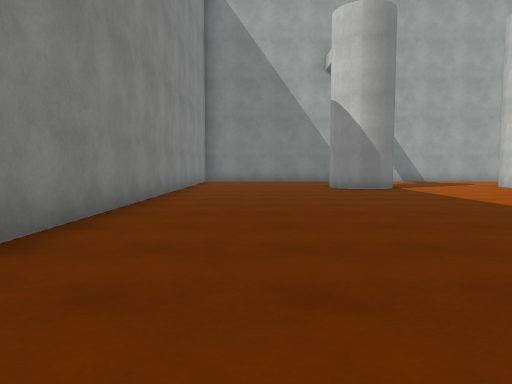
[1] (above)

18 first-person views from a walk through a scene from a Unity 3-D project. The camera is 1.2 m above the floor, tilts 4° down and sees 70° across. The floor is counted in squares, 2 m on a side. Each view is taken from the middle of a square. On the plan, view 1 faces up. The plan holds only what a view shows up to about 10 squares ahead; the rest is blank. The place goes on beyond the plan. The player character is not drawn. Some surface patterns are stand-ins.

[2]
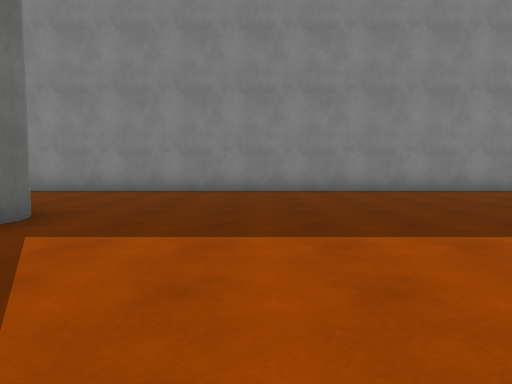

[3]
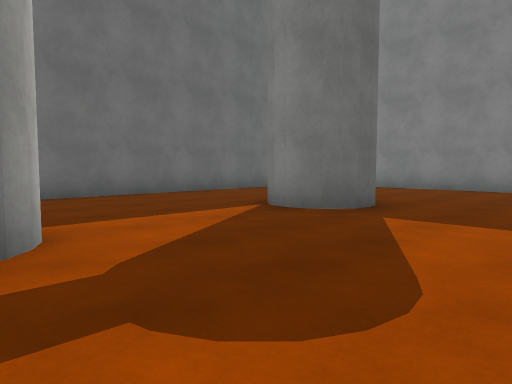

[4]
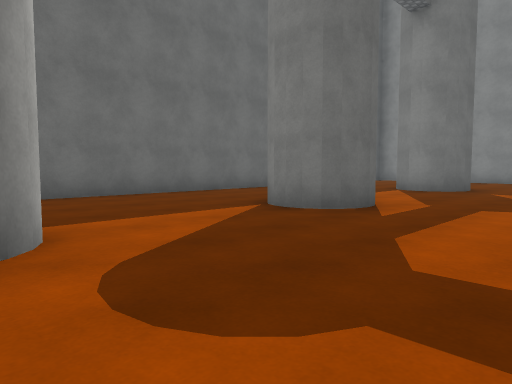

[5]
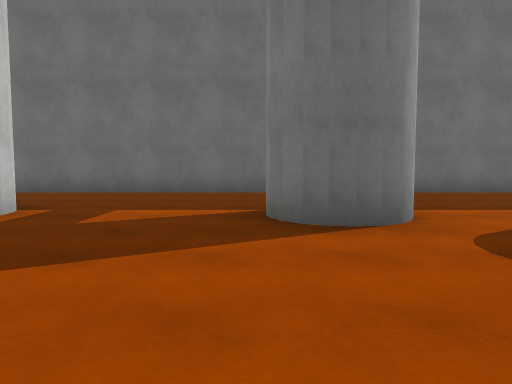

[6]
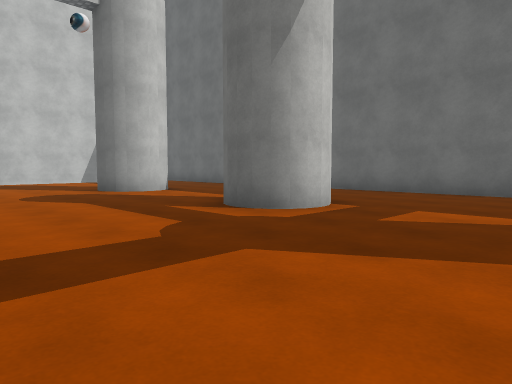

[7]
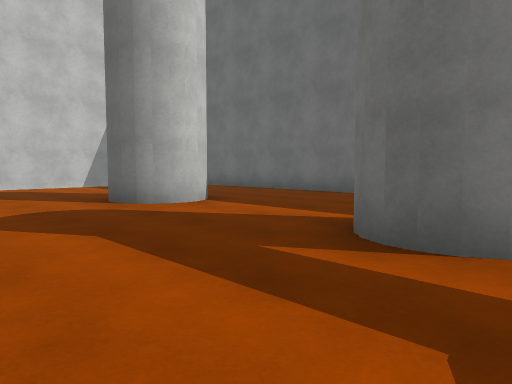

[8]
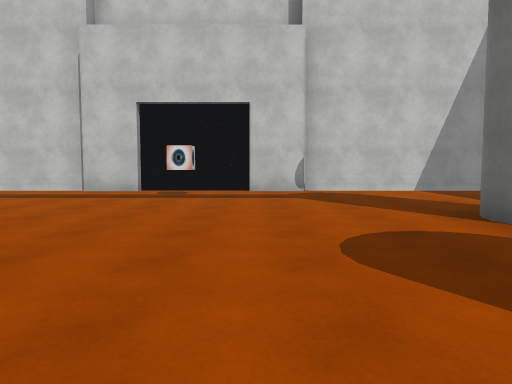

[9]
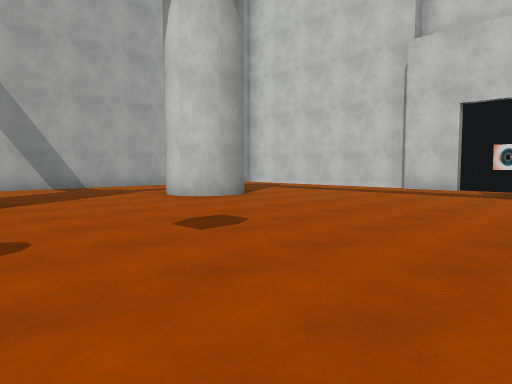

[10]
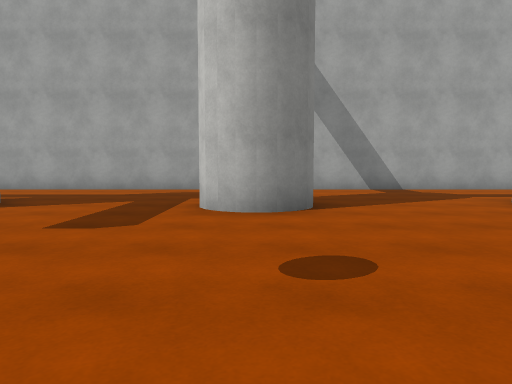

[11]
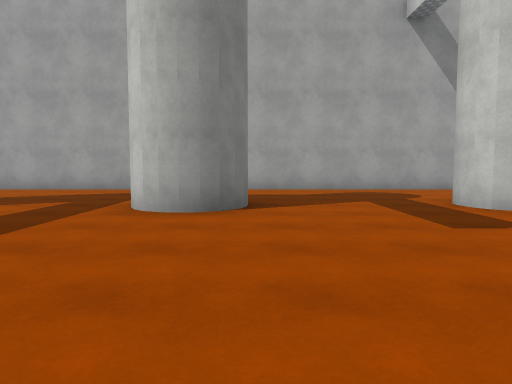

[12]
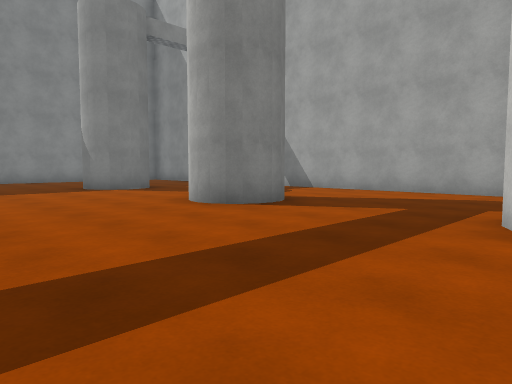

[13]
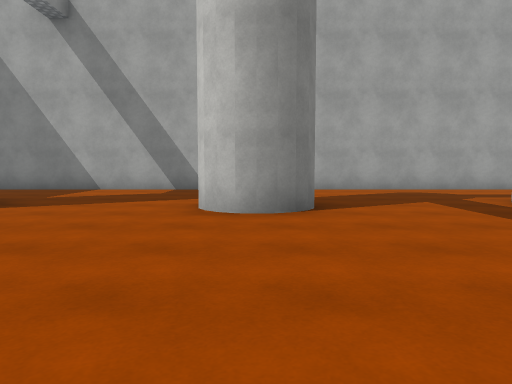

[14]
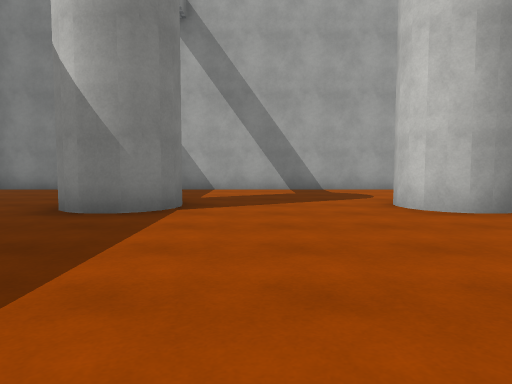

[15]
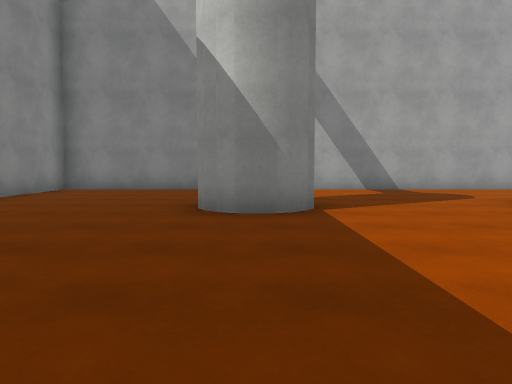

[16]
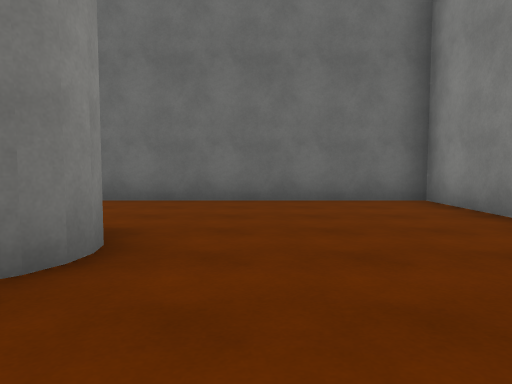

[17]
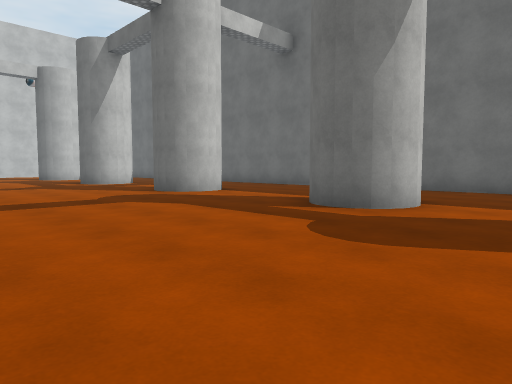

[18]
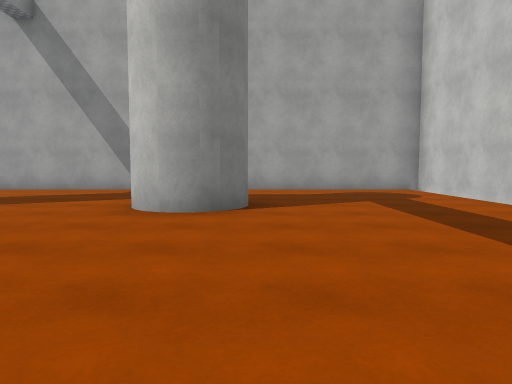

### Floor plan
Key: @ floor where view 1 was taken; # wall or solid block; . floor; O other object.
Columns run from 2 left of view 1 to 28 right of it. Each row starts with its distance up from view 1.
 15 ###############################
 14 #.............................#
 13 #.............................#
 12 #.............................#
 11 #....#....#....#....#....#....#
 10 #....#....#....#....#....#....#
  9 #.............................#
  8 #.............................#
  7 #.............................#
  6 #............................O#
  5 #.............................#
  4 #.............................#
  3 #.............................#
  2 #.............................#
  1 #....#....#....#....#....#....#
  0 #.@..#....#....#....#....#....#
 -1 #.............. ...........  .#
 -2 #.............  ...........   #
 -3 #.............  ...........
 -4 ##############  ###########

Where each view was taken, in squares from view 1:
view 1: 0 up, 0 right, facing up
view 2: 4 up, 7 right, facing left
view 3: 4 up, 8 right, facing down-left
view 4: 4 up, 13 right, facing down-left
view 5: 5 up, 14 right, facing down
view 6: 5 up, 14 right, facing down-right
view 7: 4 up, 17 right, facing down-right
view 8: 4 up, 19 right, facing right
view 9: 4 up, 18 right, facing up-right
view 10: 5 up, 18 right, facing up
view 11: 5 up, 14 right, facing up
view 12: 6 up, 13 right, facing up-left
view 13: 5 up, 8 right, facing up
view 14: 5 up, 5 right, facing up
view 15: 5 up, 3 right, facing up
view 16: 3 up, 1 right, facing down
view 17: 6 up, 5 right, facing down-right
view 18: 5 up, 24 right, facing up
